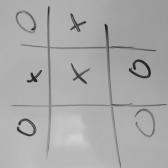
#> input picture data/raw/0.jpg, 168 x 168 px; its folder holds only this picture in this run
$ jupyter execute --allow-errors raw.ipynb
#> lines starting #> are read from the running program, lines starting #| are printed output that depends on the picture
#> further down, image is the input picture: PIL image 168x168 RGB; min 17, max 208, mean 169.3
#> `image=np.flip(image, axis=1)`:
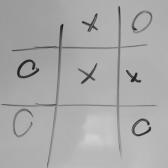
#> image: shape (168, 168, 3); min 17, max 208, mean 169.3
[cell 1]
import os
import numpy as np
from PIL import Image
import math

[cell 2]
axis=1
# achse nach der geflipped werden soll
    # 0 vertikal
    # 1 Horizontal (!!NUR NUMMER 1 FUNKTIONIERT GERADE WEIß NICHT WIESO ABER IST SOWIESO
    # DIE EINZIGE SPIEGELUNG DIE WIR BRAUCHEN)
    # 2 diagonal

mode=1
# modus der entscheidet ob geflipped oder rotiert wird
    # 0 rotieren
    # 1 flippen


numrot=0
# Anzahl an Rotierungen

def rotate(origin, point, angle):

    ox, oy = origin
    px, py = point

    qx = ox + math.cos(angle) * (px - ox) - math.sin(angle) * (py - oy)
    qy = oy + math.sin(angle) * (px - ox) + math.cos(angle) * (py - oy)
    return qx, qy
# Funktion die Punkte rotiert


#> (the rest of this cell did not finish here and is left out)
